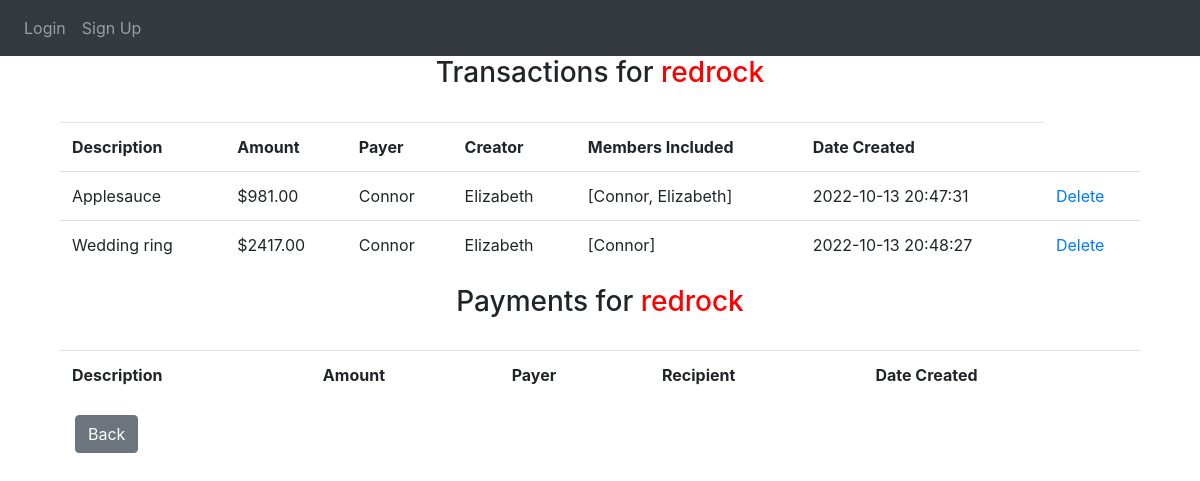
/see-transactions?groupID=1, run on an earlier commit of the app's database.
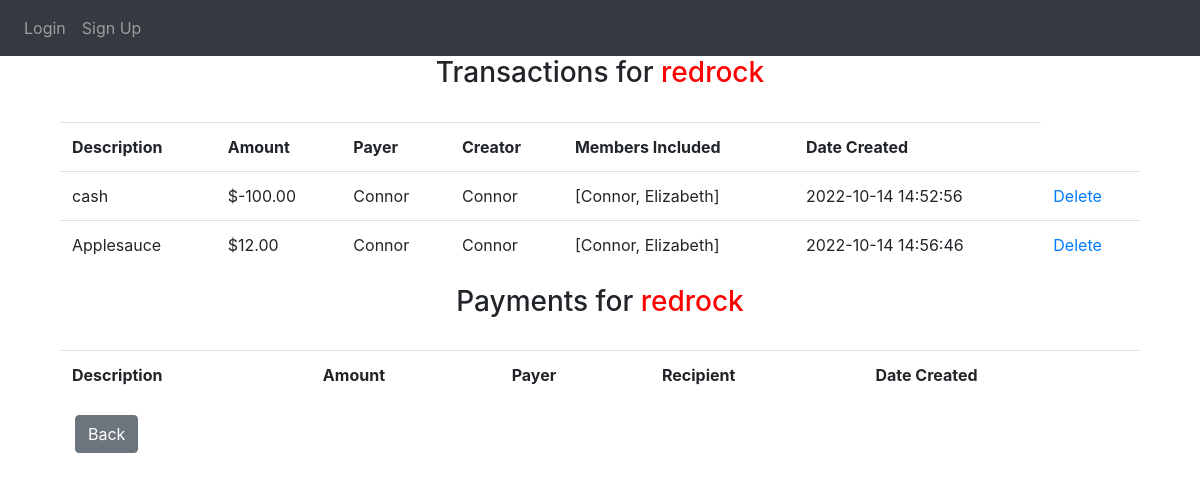
And on a later commit of the database.
### website/models.py (models this page shows, shortened)
class Group(db.Model):
    id = db.Column(db.Integer, primary_key=True)
    admin_id = db.Column(db.Integer)
    group_name = db.Column(db.String(30), nullable=False)
    date_created = db.Column(db.DateTime(timezone=True), default=func.now())
    transactions = db.relationship('Transaction')
    payments = db.relationship('Payment')

class Transaction(db.Model):
    id = db.Column(db.Integer, primary_key=True)
    group_id = db.Column(db.Integer, db.ForeignKey('group.id'))
    payer_id = db.Column(db.Integer, nullable=False)
    creator_id = db.Column(db.Integer, nullable=False)
    amount = db.Column(db.Numeric(10, 2), nullable=False)
    description = db.Column(db.String(300), nullable=False)
    date_created = db.Column(db.DateTime(timezone=True), default=func.now())

class User(db.Model, UserMixin):
    id = db.Column(db.Integer, primary_key=True)
    username = db.Column(db.String(200), nullable=False)
    email = db.Column(db.String(150), unique=True)
    password = db.Column(db.String(150))
    date_created = db.Column(db.DateTime(timezone=True), default=func.now())
    groups = db.relationship('Group', secondary=group_member, backref="members")
    transactions = db.relationship('Transaction', secondary=user_transaction, backref="members_included")
    def __repr__(self):
        return f'{self.username}'

### website/views.py (the view)
@views.route('see-transactions', methods=["GET"])
def show_transactions():
    group_id = request.args['groupID']
    group = Group.query.filter_by(id=group_id).first()
    return render_template('see_transactions.html', user=current_user, group=group)

### website/templates/see_transactions.html (shortened to what this page needs)
{% extends "base.html" %} {% block title %}Home{% endblock %} {% block content %}
<h3 align="center">Transactions for <span style="color: red;">{{ group.group_name }}</span></h3><br>
<div class="container" align="left" padding="1rem">
    <table class="table">
        <tr>
            <th>Description</th>
            <th>Amount</th>
            <th>Payer</th>
            <th>Creator</th>
            <th>Members Included</th>
            <th>Date Created</th>
        </tr>
    {% for transaction in group.transactions %}
        <tr>
          <td>{{transaction.description}}</td>
          <td>${{transaction.amount}}</td>
          <td>{% for member in group.members %}{% if member.id == transaction.payer_id %}{{ member.username }}{% endif %}{% endfor %}</td>
          <td>{% for member in group.members %}{% if member.id == transaction.creator_id %}{{ member.username }}{% endif %}{% endfor %}</td>
          <td>{{ transaction.members_included }}</td>
          <td>{{transaction.date_created}}</td>
          <td><a href="delete-transaction?groupID={{ group.id }}&tranID={{ transaction.id }}">Delete</a></td>
        </tr>
    {% endfor %}
    </table>
</div>
<h3 align="center">Payments for <span style="color: red;">{{ group.group_name }}</span></h3><br>
<div class="container" align="left" padding="1rem">
    <table class="table">
        <tr>
            <th>Description</th>
            <th>Amount</th>
            <th>Payer</th>
            <th>Recipient</th>
            <th>Date Created</th>
        </tr>
    </table>
    <div class="container-fluid">
        <a class="btn btn-secondary" href="mygroup?groupID={{ group.id }}" role="button">Back</a>
    </div>
</div>
{% endblock %}

### website/templates/base.html (shortened to what this page needs)
<!DOCTYPE html>
<html>
  <head>
    <link
      rel="stylesheet"
      href="https://stackpath.bootstrapcdn.com/bootstrap/4.4.1/css/bootstrap.min.css"
    />
    <link
      rel="stylesheet"
      href="https://stackpath.bootstrapcdn.com/font-awesome/4.7.0/css/font-awesome.min.css"
    />
  </head>
  <body>
    <nav class="navbar navbar-expand-lg navbar-dark bg-dark">
      <div class="collapse navbar-collapse" id="navbar">
        <div class="navbar-nav">
          {% if user.is_authenticated %}
          <a class="nav-item nav-link" id="home" href="/">Home</a>
          <a class="nav-item nav-link" id="logout" href="/logout">Logout</a>
          {% else %}
          <a class="nav-item nav-link" id="login" href="/login">Login</a>
          <a class="nav-item nav-link" id="signUp" href="/sign-up">Sign Up</a>
          {% endif %}
        </div>
      </div>
    </nav>
    <div class="container">{% block content %} {% endblock %}</div>
  </body>
</html>

What changed in the data, as far as the page shows it:
no longer on this page (row unchanged): User: username "Elizabeth"
removed Transaction: User (username "Connor")
added Transaction: User (username "Connor")
changed Transaction "Applesauce": amount "981.00" → "12.00"; gains User (username "Connor"); date_created "2022-10-13 20:47:31" → "2022-10-14 14:56:46"
